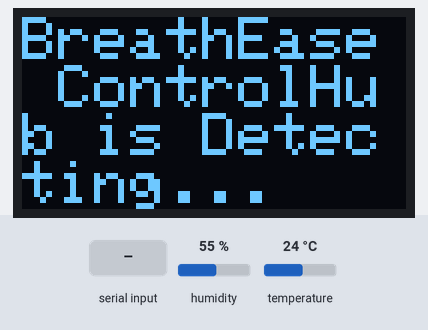
This sketch was run on a simulated Arduino Uno, built with avr-gcc and run on an emulated ATmega328P. Shown: 128×64 one-colour display. Wiring (inferred from the names in the program): DHT11 sensor: data pin 7. The inputs (shaded band) are chosen by the test bench; at power-on: humidity 55 %, temperature 24 °C. What the sketch prints to the serial monitor is not drawn.

Above: at 2.1 s.
At 6.2 s:
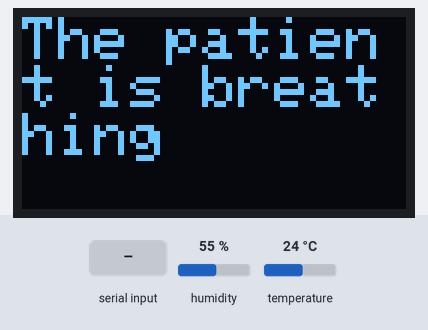
6.3 s: "Y$" received over Serial
At 12.6 s:
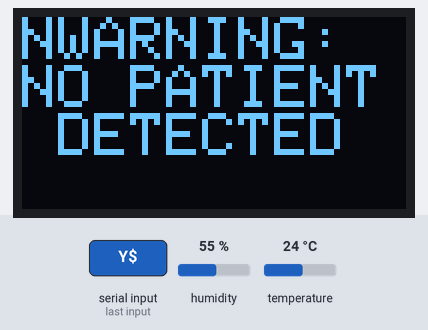
14.7 s: "90,45$" received over Serial
16.7 s: "30,150$" received over Serial
Timing chart, 0 to 19.7 s (numbered marks = the images above; inputs shaded):
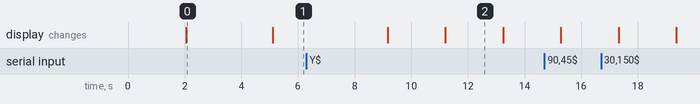

Measured:
- after the input at 6.3 s, the display: first differs from a run without the input after 4.9 s (image 2)
- what the display in image 0 shows lasts 3.0 s, from 2.1 s to 5.1 s
- what the display in image 2 shows lasts 2.0 s, from 11.2 s to 13.2 s

The sketch:

Servo_Motor.ino
```cpp
#include <Wire.h>
#include <Adafruit_GFX.h>
#include <Adafruit_SSD1306.h>
#include <dht.h>

#define LED_PIN 13
#define SCREEN_WIDTH 128 // OLED display width, in pixels
#define SCREEN_HEIGHT 64 // OLED display height, in pixels
#define DHT_PIN 7

dht DHT;
Adafruit_SSD1306 display(SCREEN_WIDTH, SCREEN_HEIGHT, &Wire, -1);

String msgBreathing = "";
String msgPatient = "";
float previousHumidity = 0.0; // Variable to store the previous humidity measurement
unsigned long displayTimerBreathing = 0; // Timer to control breathing message display duration
unsigned long displayDurationBreathing = 2000; // Display duration for breathing message in milliseconds
unsigned long displayTimerPatient = 0; // Timer to control patient detection message display duration
unsigned long displayDurationPatient = 2000; // Display duration for patient detection message in milliseconds


void setup() {
  Serial.begin(9600);

  if (!display.begin(SSD1306_SWITCHCAPVCC, 0x3C)) { // Address 0x3D for 128x64
    Serial.println(F("SSD1306 allocation failed"));
    for (;;);
  }
  delay(2000);
  display.clearDisplay();

  display.setTextSize(2);
  display.setTextColor(WHITE);
  display.setCursor(0, 0);  // Set cursor position at the top

  // Display static text
  display.println("BreathEase ControlHub is Detecting...");
  display.display();

  delay(3000); // Allowing sensor detection to be done
}


void loop() {
  int chk = DHT.read11(DHT_PIN);

  // Read humidity and temperature values
  float humidity = DHT.humidity;
  float temperature = DHT.temperature;

  // Send humidity data via Serial
  Serial.print("Humidity: ");
  Serial.print(humidity);
  Serial.print("%\t");

  Serial.print("Temperature: ");
  Serial.print(temperature);
  Serial.println("°C");

  // Check the difference between the new and previous humidity measurements
  float humidityDifference = humidity - previousHumidity;

  // Display breathing message
  if (humidityDifference > 0 && millis() - displayTimerBreathing >= displayDurationBreathing) {
    display.clearDisplay();
    display.setTextSize(2);
    display.setCursor(0, 0);
    display.println("The patient is breathing");
    display.display();
    digitalWrite(LED_PIN, LOW);
    Serial.println("Breathing");
    displayTimerBreathing = millis(); // Reset the breathing message display timer
  }

  // Display patient detection message
  if (millis() - displayTimerPatient >= displayDurationPatient) {
    if (humidityDifference <= 0) {
      display.clearDisplay();
      display.setCursor(0, 0);
      display.setTextSize(2);
      display.println("WARNING: BREATHING IS NOT DETECTED");
      display.display();
      digitalWrite(LED_PIN, HIGH);
      Serial.println("Not Breathing");
      displayTimerPatient = millis(); // Reset the patient detection message display timer
    }
  }

  // Save the current humidity measurement for the next iteration
  previousHumidity = humidity;

  // Delay before the next reading
  delay(2000);

  if (Serial.available() > 0) {
    // Read the incoming message
    String inputMessage = Serial.readStringUntil('$');

    // Parse and process the input
    processInput(inputMessage);
  }

  delay(2000);
}


void processInput(String input) {
  int asciiValue1 = input.toInt();
  char character = char(asciiValue1);
  // Print the message to the Serial Monitor
  Serial.println(character);

  // Check if the received message indicates detection
  if (character == 'Y') {
    // delay(3000);
    digitalWrite(LED_PIN, LOW);
    msgPatient = "The Patient Is Detected";
    displayTimerPatient = millis(); // Reset the patient detection message display timer
  } else {
    msgPatient = "NWARNING: NO PATIENT DETECTED";
    displayTimerPatient = millis(); // Reset the patient detection message display timer
    digitalWrite(LED_PIN, HIGH);
  }

  display.clearDisplay();
  display.setTextSize(2);
  display.setCursor(0, 0);
  display.println(msgPatient);
  display.display();
}
```

dht.h
```cpp
//
//    FILE: dht.h
//  AUTHOR: Rob Tillaart
// VERSION: 0.1.14
// PURPOSE: DHT Temperature & Humidity Sensor library for Arduino
//     URL: http://arduino.cc/playground/Main/DHTLib
//
// HISTORY:
// see dht.cpp file
//

#ifndef dht_h
#define dht_h

#if ARDUINO < 100
#include <WProgram.h>
#else
#include <Arduino.h>
#endif

#define DHT_LIB_VERSION "0.1.14"

#define DHTLIB_OK                0
#define DHTLIB_ERROR_CHECKSUM   -1
#define DHTLIB_ERROR_TIMEOUT    -2
#define DHTLIB_INVALID_VALUE    -999

#define DHTLIB_DHT11_WAKEUP     18
#define DHTLIB_DHT_WAKEUP       1

// max timeout is 100 usec.
// For a 16 Mhz proc 100 usec is 1600 clock cycles
// loops using DHTLIB_TIMEOUT use at least 4 clock cycli
// so 100 us takes max 400 loops
// so by dividing F_CPU by 40000 we "fail" as fast as possible
#define DHTLIB_TIMEOUT (F_CPU/40000)

class dht
{
public:
    // return values:
    // DHTLIB_OK
    // DHTLIB_ERROR_CHECKSUM
    // DHTLIB_ERROR_TIMEOUT
    int read11(uint8_t pin);
    int read(uint8_t pin);

    inline int read21(uint8_t pin) { return read(pin); };
    inline int read22(uint8_t pin) { return read(pin); };
    inline int read33(uint8_t pin) { return read(pin); };
    inline int read44(uint8_t pin) { return read(pin); };

    double humidity;
    double temperature;

private:
    uint8_t bits[5];  // buffer to receive data
    int _readSensor(uint8_t pin, uint8_t wakeupDelay);
};
#endif
//
// END OF FILE
//
```
